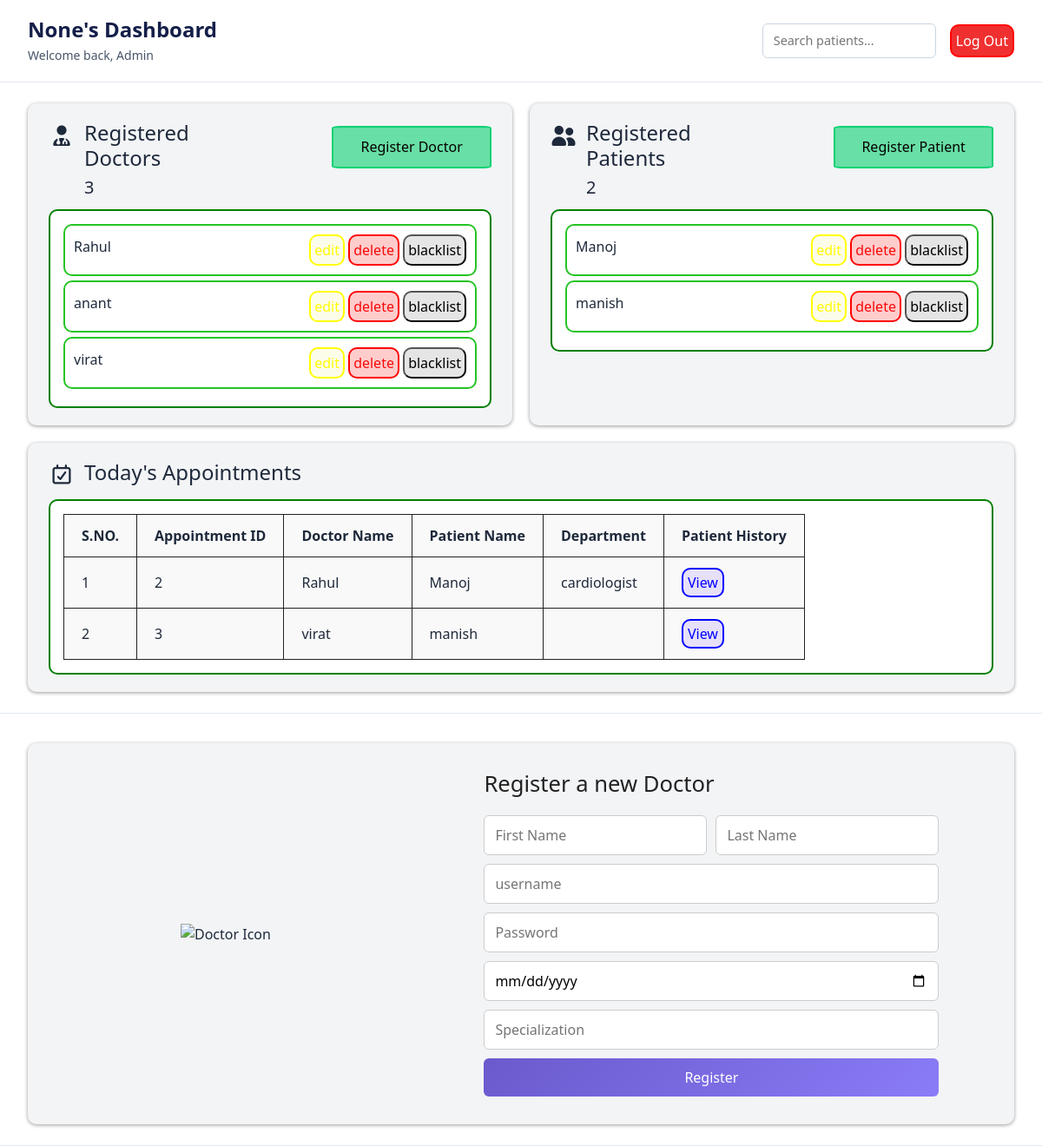
Page /Admin (signed in) on the earlier database version.
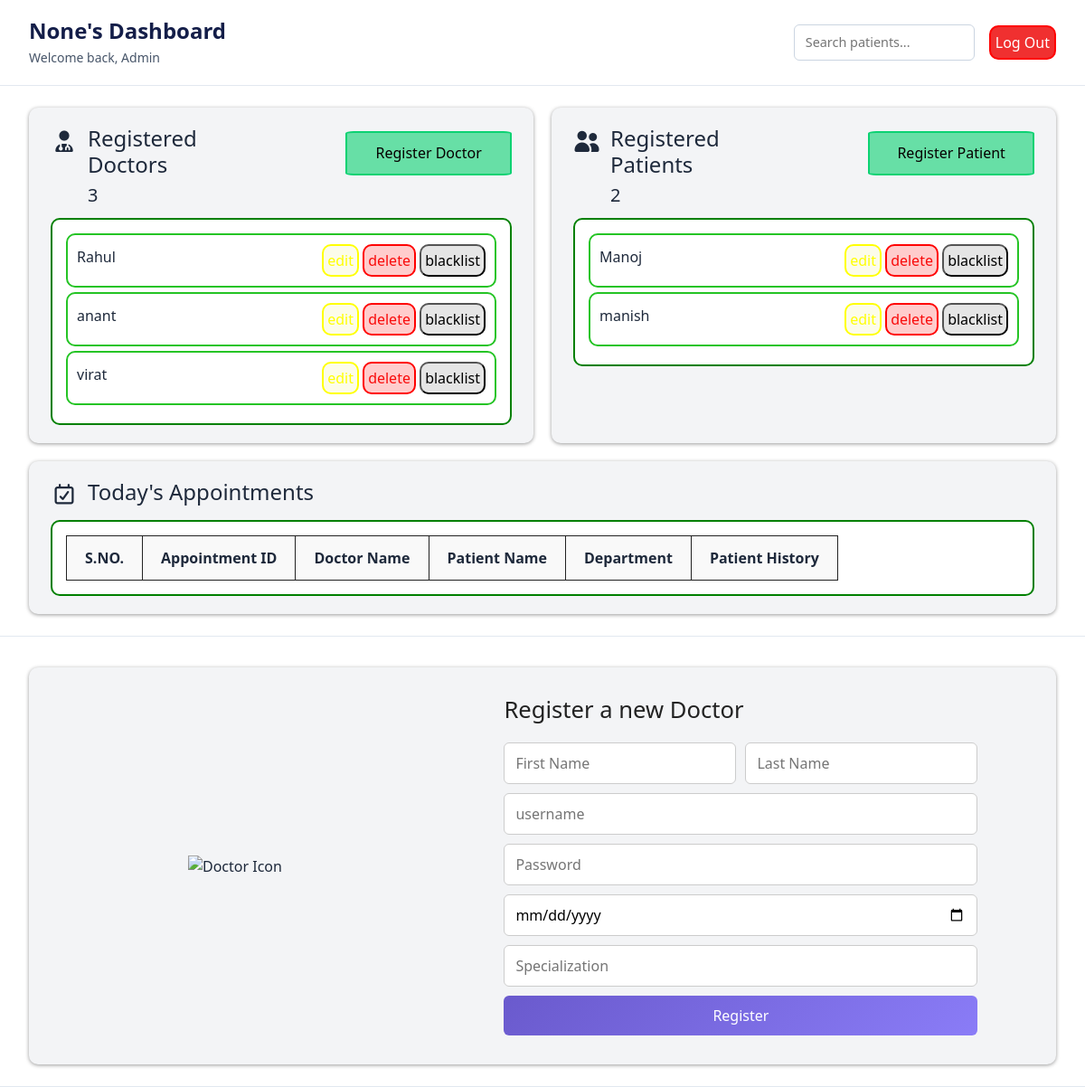
Same page on the later database version.
### application/models.py (models this page shows, shortened)
class Members(db.Model):
    __tablename__  = 'Members'
    id        = db.Column(db.Integer, primary_key=True, autoincrement=True)
    first_name= db.Column(db.Text)
    last_name = db.Column(db.Text)
    username  = db.Column(db.Text   , nullable  =False,unique=True)
    password  = db.Column(db.Text   , nullable  =False)
    role      = db.Column(db.Text   , nullable  =False)

class Appointments (db.Model):
    __tablename__ = "Appointments"
    appointment_id = db.Column(db.Integer , primary_key=True, autoincrement=True)
    patient_id=      db.Column(db.Integer ,db.ForeignKey('Members.id'),nullable=False)
    doctor_id =      db.Column(db.Integer ,db.ForeignKey('Members.id'),nullable=False)
    date  =          db.Column(Date, default=date.today)
    time   =         db.Column(Time, default=lambda: datetime.now().time())
    status =         db.Column(db.Text)
    doctor =         db.relationship(Members,foreign_keys=[doctor_id],backref='doctor_appointments')
    patient =        db.relationship(Members,foreign_keys=[patient_id], backref='patient_appointments')
    department =     db.relationship('Department', primaryjoin='foreign(Appointments.doctor_id)==Department.doctor_id',uselist=False)

class Department (db.Model):
    __tablename__ = 'Department'
    department_id =  db.Column(db.Integer)
    department_name= db.Column(db.Text,nullable=False)
    description =    db.Column(db.Text)
    doctor_id =      db.Column(db.Integer,  db.ForeignKey('Members.id') ,primary_key=True)
    doctor=          db.relationship('Members',backref='doctor_department')

### application/controllers.py (the view, shortened to what this page needs)
@controllers.route('/Admin', methods=['GET','POST'])
def admin():
    if request.method=='GET':
        username= session['username']
        first_name= session.get('firstname')
        total_doctors = Members.query.filter_by(role='doctor').count()
        total_patients = Members.query.filter_by(role='patient').count()
        doctors= Members.query.filter_by(role='doctor')
        patients= Members.query.filter_by(role='patient')
        appointments = Appointments.query.filter_by(status='booked').all()
        return render_template('admin.html',
                               username=username,
                               first_name=first_name,
                               total_doctors=total_doctors,
                               total_patients=total_patients,
                               doctors=doctors,
                               patients=patients,
                               Appointments=appointments)

### templates/Admin.html (shortened to what this page needs)
{% extends "base.html" %}
{% block link %}
    <link rel="stylesheet" href="{{url_for('static',filename='css/admin.css')}}">
{% endblock %}
{% block content %}
    <header class="dashboard-header">
            <div class="header-left">
                <h1>{{first_name}}'s Dashboard</h1>
                <p>Welcome back, Admin</p>
            </div>
            <div class="header-right">
                <input type="search" placeholder="Search patients..." />
                <button  id="logoutbutton" type="button" >Log Out</button>
            </div>
    </header>
    <section class="stats-cards">
            <div class="statbox">
                <div class="statboxupper">
                    <h4 class="icon"><i class="fa-solid fa-user-doctor stat-icon"></i></h4>
                    <div class="statdetails">
                        <h4>Registered Doctors</h4>
                        <h5>{{total_doctors}}</h5>
                    </div>
                    <button id="registerbutton">Register Doctor</button>
                </div>
                <div class="statboxlower">
                    {% for doctor in doctors %}
                        <div class="divlist" >
                            <h6>{{doctor.first_name}}</h6>
                            <div class="doclistbutton">
                                <button style="color: rgb(255, 255, 3); background-color: rgba(227, 227, 54, 0.1); border: 2px solid yellow ">edit</button>
                                <button style="color: rgb(249, 11, 11); background-color: rgb(255, 2, 2,0.2); border: 2px solid red ">delete</button>
                                <button style="color: black; background-color: rgb(4, 3, 3,0.1);">blacklist</button>
                            </div>
                        </div>
                    {%endfor%}
                </div>
            </div>
            <div class="statbox">
                <div class="statboxupper">
                    <h4 class="icon"><i class="fa-solid fa-user-group stat-icon"></i></h4>
                    <div class="statdetails">
                        <h4>Registered Patients</h4>
                        <h5>{{total_patients}}</h5>
                    </div>
                    <button id="registerbutton">Register Patient</button>
                </div>
                <div class="statboxlower">
                    {% for patient in patients %}
                        <div class="divlist" >
                            <h6>{{patient.first_name}}</h6>
                            <div class="doclistbutton">
                                <button style="color: rgb(255, 255, 3); background-color: rgba(227, 227, 54, 0.1); border: 2px solid yellow ">edit</button>
                                <button style="color: rgb(249, 11, 11); background-color: rgb(255, 2, 2,0.2); border: 2px solid red ">delete</button>
                                <button style="color: black; background-color: rgb(4, 3, 3,0.1);">blacklist</button>
                            </div>
                        </div>
                    {%endfor%}
                </div>
            </div>
            <div class="statbox appointments">
                <div class="statboxupper appointmentupper">
                    <h4 class="icon"><i class="fa-regular fa-calendar-check stat-icon"></i></h4>
                    <div class="statdetails">
                        <h4>Today's Appointments</h4>
                    </div>
                </div>
                <div class="statboxlower appointmentlower">
                    <table border="1">
                            <tr>
                                <th>S.NO.</th>
                                <th>Appointment ID</th>
                                <th>Doctor Name</th>
                                <th>Patient Name</th>
                                <th>Department</th>
                                <th>Patient History</th>
                            </tr>
                        {% for appointment in Appointments %}
                            <tr>
                                <td>{{loop.index}}</td>
                                <td>{{appointment.appointment_id}}</td>
                                <td>{{appointment.doctor.first_name}}</td>
                                <td>{{appointment.patient.first_name}}</td>
                                <td>{{appointment.department.department_name}}</td>
                                <td><button class="patienthistorybutton" data-patient-id="{{appointment.patient_id}}" data-doctor-id="{{appointment.doctor_id}}">View</button></td>
                            </tr>
                        {%endfor%}
                    </table>
                </div>
            </div>
    </section>
    <section class="additional-cards">
        <div class="lowercards adddoctor">
                <div class="doctor-icon">
                    <img src="https://cdn-icons-png.flaticon.com/512/387/387561.png" alt="Doctor Icon" />
                </div>
                <div class="doctor-form">
                    <h2>Register a new Doctor</h2>
                    <form method="POST">
                        <div class="name-fields">
                            <input type="text" name="doctor_first_name" placeholder="First Name" required />
                            <input type="text" name="doctor_last_name" placeholder="Last Name" required />
                        </div>
                        <input type="text"   name="username" placeholder="username" required />
                        <input type="password" name="password" placeholder="Password" required />
                        <input type="date"  name="DOB" placeholder="Date of Birth"  />
                        <input type="text"  name="doctor_department" placeholder="Specialization" required />
                        <button type="submit">Register</button>
                    </form>
                </div>
        </div>
    </section>
{% endblock %}

### templates/base.html (shortened to what this page needs)
<!DOCTYPE html>
<html lang="en">
<head>
    <link rel="stylesheet" href="https://cdnjs.cloudflare.com/ajax/libs/font-awesome/7.0.1/css/all.min.css" />
    <link rel="stylesheet" type="text/css" href="../static/css/bootstrapcss/bootstrap.css">
    {% block link %}
    {% endblock %}
</head>
<body>
    {% block content %}
    {% endblock %}
</body>
</html>

### static/css/admin.css (style rules this page uses)
* { box-sizing: border-box; margin: 0; padding: 0; }
body { font-family: 'Segoe UI', Tahoma, Geneva, Verdana, sans-serif; margin: 0; background: #f9fafb; color: #1e293b; -webkit-font-smoothing: antialiased; -moz-osx-font-smoothing: grayscale; }
.dashboard-header { display: flex; justify-content: space-between; align-items: center; padding: 20px 32px; border-bottom: 1px solid #e2e8f0; background: #fff; }
#logoutbutton { padding:5px; border-radius: 10px; border:2px solid red; background-color: rgb(240, 48, 48); color: white; }
.header-left h1 { margin: 0; font-weight: 700; font-size: 1.5rem; color: #141e49; }
.header-left p { margin: 4px 0 0 0; font-size: 0.875rem; color: #475569; }
.header-right { display: flex; align-items: center; gap: 16px; }
.header-right input[type=search] { padding: 8px 12px; border-radius: 6px; border: 1px solid #cbd5e1; outline: none; font-size: 0.9rem; width: 200px; transition: border-color 0.3s; }
.stats-cards { display: flex; flex:1; justify-content: space-evenly; gap: 20px; padding: 24px 32px; background: #fff; border-bottom: 1px solid #e2e8f0; flex-wrap: wrap; }
.statbox { background: #f3f4f6; border-radius: 10px; padding: 20px 24px; display: flex; flex-direction: column; flex:1; gap:5px; box-shadow: 0 1px 4px rgb(0 0 0 / 0.4); transition: box-shadow 0.3s; font-weight: 500; max-height: 450px; }
.appointments { flex:1.8; }
.statboxupper { display: flex; }
.icon { margin-top:3px; margin-right: 5px; }
.statdetails { margin-left:6px; display:flex; flex-direction: column; width: 40%; }
#registerbutton { margin-left: 20%; margin-top: 6px; height: 50%; width: 40%; border: 2px solid rgb(11, 210, 114); border-radius: 5%; background-color: rgb(11, 210, 114,0.6); color: rgb(6, 0, 0) }
.statboxlower { overflow-y: auto; background-color: white; padding: 15px; border-radius: 10px; border: 2px solid green; }
.divlist { display: flex; background-color: white; padding: 10px; border-radius: 10px; border: 2px solid rgb(37, 196, 37); align-items: center; justify-content: space-between; margin-bottom: 5px; }
.divlist button { padding: 4px; border-radius: 10px; background-color: white; }
table th, table td { padding: 12px 20px; }
table th ,td { border: 1px solid #222; padding: 12px 20px; background: #f9f9f9; }
.additional-cards { display: flex; justify-content: space-evenly; gap: 20px; padding: 24px 32px; background: #fff; border-bottom: 1px solid #e2e8f0; flex-wrap: wrap; }
.adddoctor { display: flex; align-items: flex-start; justify-content: space-between; background-color: #f3f4f6; margin: 10px 0 0 0px; flex: 2.15; border-radius: 10px; padding: 32px ; min-height: 350px; max-width: 1200px; gap: 10px; box-shadow: 0 1px 4px rgb(0 0 0 / 0.4); }
.adddoctor { justify-content: center; align-items: center; }
.doctor-icon { flex: 0 0 40%; display: flex; justify-content: center; align-items: center; }
.doctor-icon img { height: 100%; width: 80%; max-width: 250px; }
.doctor-form h2 { margin-bottom: 20px; font-size: 1.6rem; color: #222; }
.doctor-form form { display: flex; flex-direction: column; gap: 10px; }
.name-fields { display: flex; gap: 10px; }
.name-fields input { flex: 1; }
.doctor-form input { padding: 10px 12px; border-radius: 6px; border: 1px solid #ccc; font-size: 1rem; width: 100%; outline: none; transition: border 0.3s; }
.doctor-form button { background: linear-gradient(135deg, #6a5acd, #8a7cf7); color: #fff; font-size: 1rem; padding: 10px; border: none; border-radius: 6px; cursor: pointer; transition: background 0.3s; }

Differences in the rows shown:
no longer on this page (row edited): Appointments: appointment_id "2", doctor.first_name "Rahul", patient.first_name "Manoj", department.department_name "cardiologist"
no longer on this page (row edited): Appointments: appointment_id "3", doctor.first_name "virat", patient.first_name "manish"
